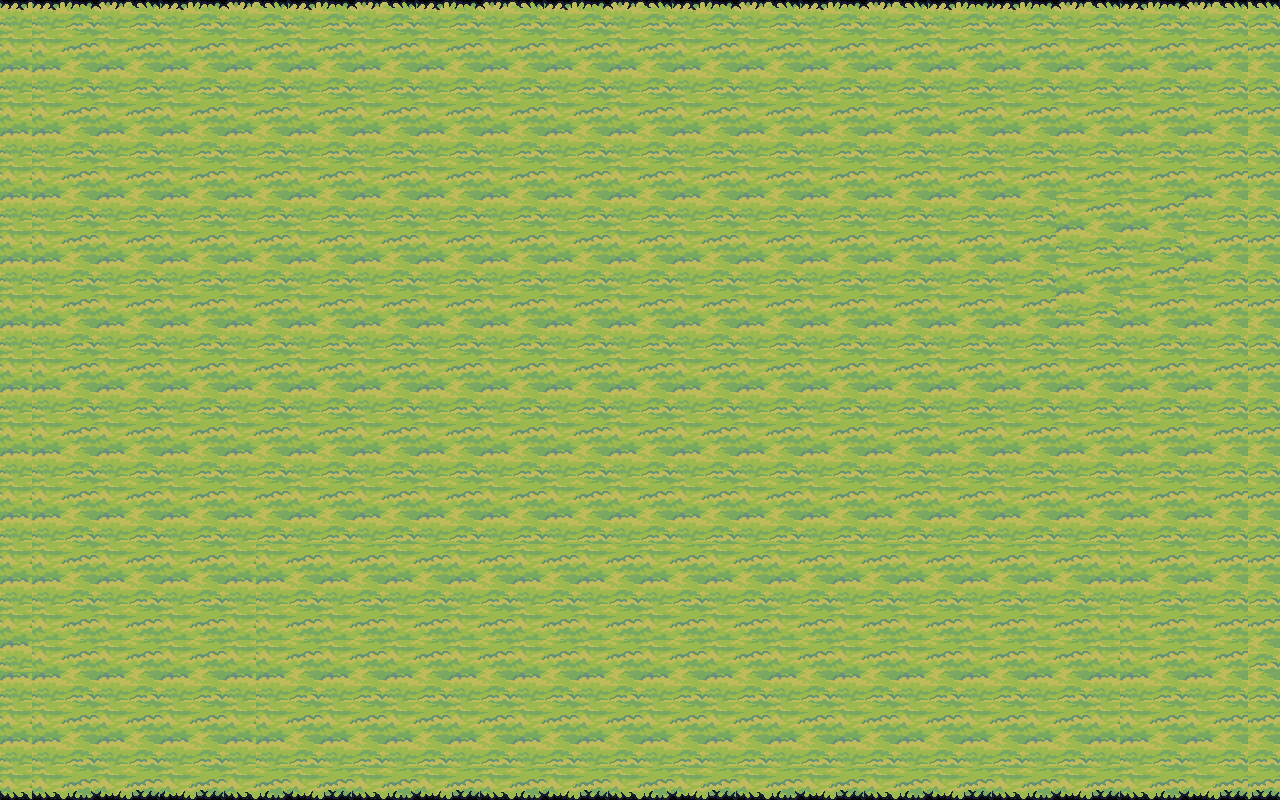

The image is a tile-based game level rendered from a .tmx file. Its description and complete source (layers, tilesets, objects, tile grids) follow:
An orthogonal 40x25 tile map with 32x32 px tiles, 1 tile layer (Tile Layer 1), 1 hidden layer not drawn, 3 tilesets.

<map version="1.10" tiledversion="1.10.2" orientation="orthogonal" renderorder="right-down" width="40" height="25" tilewidth="32" tileheight="32" infinite="0" nextlayerid="6" nextobjectid="1">
 <tileset firstgid="1" name="groundSet" tilewidth="32" tileheight="32" tilecount="36" columns="6">
  <image source="groundSet.png" width="192" height="192" />
 </tileset>
 <tileset firstgid="37" name="rockSet" tilewidth="32" tileheight="32" tilecount="48" columns="6">
  <image source="rockSet.png" width="192" height="256" />
 </tileset>
 <tileset firstgid="85" name="decoSet" tilewidth="32" tileheight="32" tilecount="8" columns="4">
  <image source="decoSet.png" width="128" height="64" />
 </tileset>
 <layer id="1" name="Tile Layer 1" width="40" height="25">
  <data encoding="csv">
2,2,3,4,5,2,3,4,5,2,3,4,5,2,3,4,5,2,3,4,5,2,3,4,5,2,3,4,5,2,3,2,3,4,5,2,3,4,5,5,
8,8,9,10,11,8,9,10,11,8,9,10,11,8,9,10,11,8,9,10,11,8,9,10,11,8,9,10,11,8,9,10,11,8,9,8,9,10,11,11,
14,14,15,16,17,14,15,16,17,14,15,16,17,14,15,16,17,14,15,16,17,14,15,16,17,14,15,16,17,14,15,16,17,14,15,14,15,16,17,17,
20,20,21,22,23,20,21,22,23,20,21,22,23,20,21,22,23,20,21,22,23,20,21,22,23,20,21,22,23,20,21,22,23,20,21,20,21,22,23,23,
26,26,27,28,29,26,27,28,29,26,27,28,29,26,27,28,29,26,27,28,29,26,27,28,29,26,27,28,29,26,27,28,29,26,27,26,27,28,29,29,
8,8,9,10,11,8,9,10,11,8,9,10,11,8,9,10,11,8,9,10,11,8,9,10,11,8,9,10,11,8,9,10,11,8,9,8,9,10,11,11,
14,14,15,16,17,14,15,16,17,14,15,16,17,14,15,16,17,14,15,16,17,14,15,16,17,14,15,16,17,14,15,16,17,8,9,10,11,16,17,17,
20,20,21,22,23,20,21,22,23,20,21,22,23,20,21,22,23,20,21,22,23,20,21,22,23,20,21,22,23,20,21,22,23,14,15,16,17,22,23,23,
26,26,27,28,29,26,27,28,29,26,27,28,29,26,27,28,29,26,27,28,29,26,27,28,29,26,27,28,29,26,27,28,29,20,21,22,23,28,29,29,
8,8,9,10,11,8,9,10,11,8,9,10,11,8,9,10,11,8,9,10,11,8,9,10,11,8,9,10,11,8,9,10,11,26,27,8,9,10,11,11,
14,14,15,16,17,14,15,16,17,14,15,16,17,14,15,16,17,14,15,16,17,14,15,16,17,14,15,16,17,14,15,16,17,14,15,14,15,16,17,17,
20,20,21,22,23,20,21,22,23,20,21,22,23,20,21,22,23,20,21,22,23,20,21,22,23,20,21,22,23,20,21,22,23,20,21,20,21,22,23,23,
26,26,27,28,29,26,27,28,29,26,27,28,29,26,27,28,29,26,27,28,29,26,27,28,29,26,27,28,29,26,27,28,29,26,27,26,27,28,29,29,
8,8,9,10,11,8,9,10,11,8,9,10,11,8,9,10,11,8,9,10,11,8,9,10,11,8,9,10,11,8,9,10,11,8,9,8,9,10,11,11,
14,14,15,16,17,14,15,16,17,14,15,16,17,14,15,16,17,14,15,16,17,14,15,16,17,14,15,16,17,14,15,16,17,14,15,14,15,16,17,17,
20,20,21,22,23,20,21,22,23,20,21,22,23,20,21,22,23,20,21,22,23,20,21,22,23,20,21,22,23,20,21,22,23,20,21,20,21,22,23,23,
26,26,27,28,29,26,27,28,29,26,27,28,29,26,27,28,29,26,27,28,29,26,27,28,29,26,27,28,29,26,27,28,29,26,27,26,27,28,29,29,
8,8,9,10,11,8,9,10,8,9,10,11,8,9,10,11,8,9,10,11,8,9,10,11,8,9,10,11,8,9,10,11,8,9,10,8,9,10,11,11,
14,14,15,16,17,14,15,16,14,15,16,17,14,15,16,17,14,15,16,17,14,15,16,17,14,15,16,17,14,15,16,17,14,15,16,14,15,16,17,17,
20,20,21,22,23,20,21,22,20,21,22,23,20,21,22,23,20,21,22,23,20,21,22,23,20,21,22,23,20,21,22,23,20,21,22,20,21,22,23,23,
26,8,9,10,11,8,9,10,8,9,10,11,8,9,10,11,8,9,10,11,8,9,10,11,8,9,10,11,8,9,10,11,8,9,10,8,9,10,11,29,
26,14,15,16,17,14,15,16,14,15,16,17,14,15,16,17,14,15,16,17,14,15,16,17,14,15,16,17,14,15,16,17,14,15,16,14,15,16,17,17,
20,20,21,22,23,20,21,22,20,21,22,23,20,21,22,23,20,21,22,23,20,21,22,23,20,21,22,23,20,21,22,23,20,21,22,20,21,22,23,23,
26,26,27,28,29,26,27,28,26,27,28,29,26,27,28,29,26,27,28,29,26,27,28,29,26,27,28,29,26,27,28,29,26,27,28,26,27,28,29,29,
32,32,33,34,35,34,35,32,33,34,35,32,33,34,35,32,33,34,35,32,33,34,35,32,33,34,35,32,33,34,35,32,33,34,35,32,33,34,35,35
</data>
 </layer>
 <layer id="2" name="collision" width="40" height="25" visible="0">
  <data encoding="csv">
67,68,69,70,71,68,69,70,71,68,69,70,71,68,69,70,71,68,69,70,71,68,69,70,71,68,69,70,71,68,69,70,71,68,69,70,71,70,71,72,
73,74,75,76,77,74,75,76,77,74,75,76,77,74,75,76,77,74,75,76,77,74,75,76,77,74,75,76,77,74,75,76,77,74,75,76,77,76,77,78,
79,80,81,82,83,80,81,82,83,80,81,82,83,80,81,82,83,80,81,82,83,80,81,82,83,80,81,82,83,80,81,82,83,80,81,82,83,82,83,84,
0,0,0,0,0,0,0,0,0,0,0,0,0,0,0,0,0,0,0,0,0,0,0,0,0,0,0,0,0,0,0,0,0,0,0,0,0,0,87,88,
0,0,0,85,86,0,0,0,0,0,0,0,0,0,0,0,0,0,0,85,86,0,0,0,0,0,0,0,0,0,0,0,0,0,0,85,86,0,91,92,
0,0,0,89,90,0,0,0,0,0,0,0,0,0,0,0,0,0,0,89,90,0,0,0,0,0,0,0,0,0,0,0,0,0,0,89,90,0,0,0,
87,88,0,0,0,0,0,0,0,0,0,0,0,0,0,0,0,0,0,0,0,0,0,0,0,0,0,0,0,0,0,0,0,0,0,0,0,0,0,0,
91,92,0,0,0,0,0,0,0,0,0,0,0,0,0,0,0,0,0,0,0,0,0,0,0,0,0,0,0,0,0,0,0,0,0,0,0,0,0,0,
0,0,0,0,0,0,0,0,0,0,0,0,0,0,0,0,0,0,0,0,0,0,0,0,0,0,0,0,0,0,0,0,0,0,0,0,0,0,0,0,
0,0,0,0,0,0,0,0,0,0,0,0,0,0,0,0,0,0,0,0,0,0,0,0,0,0,0,0,0,0,0,0,0,0,0,0,0,0,0,0,
0,0,0,0,0,0,0,0,0,0,0,0,0,0,0,0,0,0,0,0,0,0,0,0,0,0,0,0,0,0,0,0,0,0,0,0,0,0,0,0,
0,0,0,0,0,0,0,0,0,0,0,0,0,0,0,0,0,0,0,0,0,0,0,0,0,0,0,0,0,0,0,0,0,0,0,0,0,0,0,0,
0,0,0,0,0,0,0,0,0,0,0,0,0,0,0,0,0,0,0,0,0,0,0,0,0,0,0,0,0,0,0,0,0,0,0,0,0,0,0,0,
0,0,0,0,0,0,0,0,0,0,0,87,88,0,0,0,0,0,0,0,0,0,0,0,0,0,0,0,0,0,85,86,0,0,0,0,0,0,0,0,
0,0,0,0,0,0,0,0,0,0,0,91,92,0,0,0,0,0,0,0,0,0,0,0,0,0,0,0,0,0,89,90,0,0,0,0,0,0,0,0,
0,0,0,0,0,0,0,0,0,0,0,0,0,0,0,0,0,0,0,0,0,0,0,0,0,0,0,0,0,0,0,0,0,0,0,0,0,0,0,0,
0,0,0,0,0,0,0,0,0,0,0,0,0,0,0,0,0,0,0,0,0,0,0,0,0,0,0,0,0,0,0,0,0,0,0,0,0,0,0,0,
0,0,0,0,0,0,0,0,0,0,0,0,0,0,0,0,85,86,0,0,0,0,0,0,0,0,0,0,0,0,0,0,0,0,0,0,0,0,0,0,
0,0,0,0,0,0,0,0,0,0,0,0,0,0,0,0,89,90,0,0,0,0,0,0,0,0,0,0,0,0,0,0,0,0,0,0,0,0,0,0,
0,0,0,85,86,0,0,0,0,0,0,0,0,0,0,0,0,0,0,0,0,0,0,0,0,0,0,0,0,0,0,0,0,0,0,0,0,0,0,0,
0,0,0,89,90,0,0,0,0,0,0,0,0,0,0,0,0,0,0,0,0,0,0,0,0,0,0,0,0,0,0,0,0,0,0,0,0,85,86,0,
0,0,0,0,0,0,0,87,88,0,0,0,0,0,0,0,0,0,0,0,0,0,0,0,0,0,0,0,0,0,0,0,0,0,0,0,0,89,90,0,
0,0,0,0,0,0,0,91,92,0,0,0,0,0,0,0,0,0,0,0,0,0,0,0,0,0,0,0,0,0,0,0,0,0,0,0,0,0,0,0,
37,38,39,40,41,38,39,40,41,38,39,40,41,38,39,40,41,38,39,40,41,38,39,40,38,39,40,41,38,39,40,41,38,39,40,38,39,40,41,42,
43,44,45,46,47,44,45,46,47,44,45,46,47,44,45,46,47,44,45,46,47,44,45,46,44,45,46,47,44,45,46,47,44,45,46,44,45,46,47,48
</data>
 </layer>
</map>
